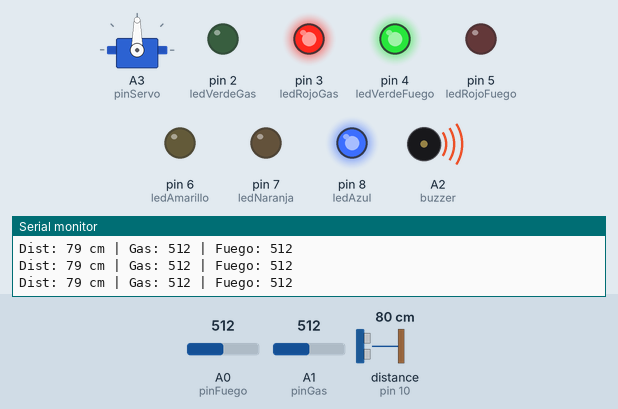
Bench run of a sketch on a simulated Arduino Uno, built with avr-gcc and run on an emulated ATmega328P. Parts: servo, output pins drawn as LEDs (lit = HIGH), buzzer (waves = sounding), the last lines printed to the serial monitor. Dashed ring = blinking. Inputs (shaded band) come from the test bench; at power-on: A1 (pinGas) = 512, A0 (pinFuego) = 512, distance to the obstacle (sensor on pin 10) 80 cm. The echo pulse lasts 58.3 µs per cm; the modem accepts every AT command (registered, SIM ready, sends succeed) and sends nothing else; pins used as bus, display or sensor lines are not drawn.

Above: at 13.92 s.
14.3 s: A1 (pinGas) set to 408
At 14.5 s:
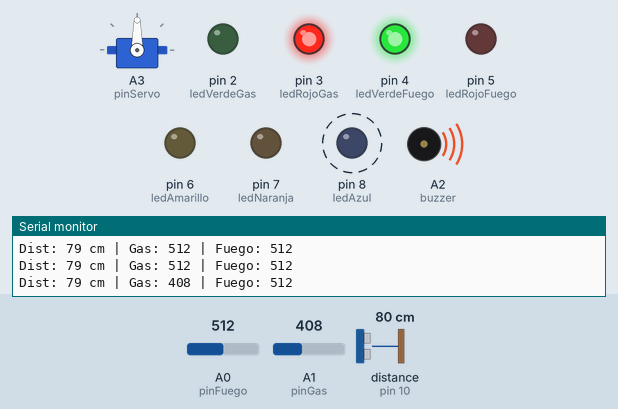
17.3 s: A1 (pinGas) set to 383
At 21.2 s:
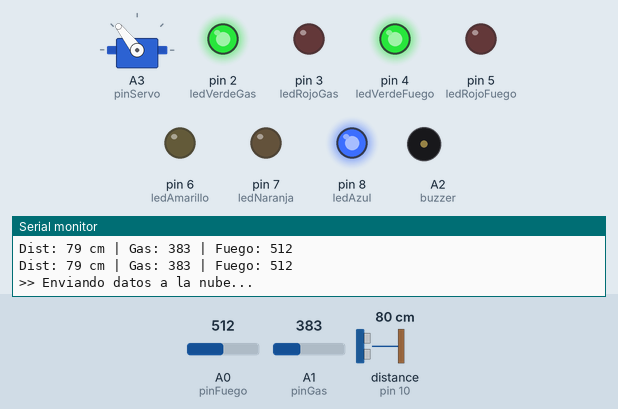
Timing chart, 0 to 30.9 s (numbered marks = the images above; inputs shaded):
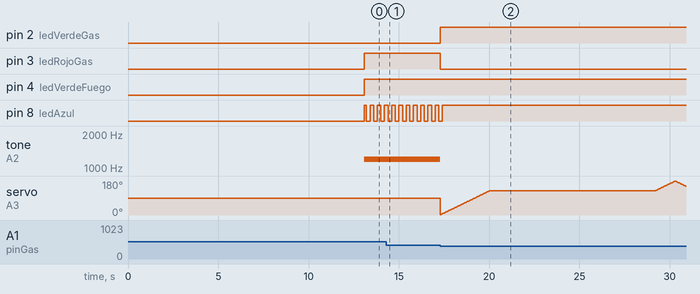

Measured:
- the behaviour switches between 401 and 400 on A1 (pinGas) (found by bisection; images 1 and 2)
- after the input at 17.3 s, pin 2 (ledVerdeGas): LOW → HIGH at once; pin 3 (ledRojoGas): HIGH → LOW at once; pin 8 (ledAzul): goes on until 17.4 s, then stays HIGH; tone on A2 (buzzer): 1200 Hz → silent at once
- by itself, pin 8 (ledAzul): alternates HIGH for 0.20 s and LOW for 0.20 s

The sketch:

ArduinoB.ino
```cpp
#include <Servo.h>
#include <SoftwareSerial.h>

// --- Configuración ESP-01 ---
SoftwareSerial esp8266(12, 13);
String ssid = "CAMPUS_EPN";
String password = "politecnica**";
String apiKey = "UY1KCPELRUS4EUW3";
String host = "api.thingspeak.com";

// Pines Sensores
const int pinFuego = A0;
const int pinGas = A1;
const int trigPin = 9;
const int echoPin = 10;

// Pines LEDs
const int ledVerdeGas = 2, ledRojoGas = 3;
const int ledVerdeFuego = 4, ledRojoFuego = 5;
const int ledAmarillo = 6, ledNaranja = 7, ledAzul = 8;
const int buzzer = A2;
const int pinServo = A3; // Servo en A3

Servo radarServo;
int angulo = 0, paso = 2;
unsigned long ultimoMovimientoRadar = 0;
const int velocidadRadar = 40;
bool incrementando = true;
unsigned long ultimoEnvio = 0;
unsigned long ultimaMedicionDist = 0;

void setup() {
  Serial.begin(9600);


  for(int i=2; i<=8; i++) pinMode(i, OUTPUT);
  pinMode(buzzer, OUTPUT);
  pinMode(trigPin, OUTPUT);
  pinMode(echoPin, INPUT);

  esp8266.begin(9600);
  setupWiFi();

  radarServo.attach(pinServo);
  radarServo.write(90);
  Serial.println("Sistema Iniciado - Servo en A3");
}

void loop() {
  //LEER SENSORES ANALÓGICOS (Primero leemos para tener los datos)
  int valorFuego = analogRead(pinFuego);
  int valorGas = analogRead(pinGas);

  //MEDIR DISTANCIA (Cada 150ms)
  static long distancia = 0; // Static guarda el valor entre vueltas

  if (millis() - ultimaMedicionDist > 150) {
    distancia = obtenerDistanciaBlindada();
    ultimaMedicionDist = millis();

    //imprimir datos
    Serial.print("Dist: "); Serial.print(distancia);
    Serial.print(" cm | Gas: "); Serial.print(valorGas);
    Serial.print(" | Fuego: "); Serial.println(valorFuego);

    actualizarSemaforo(distancia);
  }

  //LÓGICA DE ALERTA
  bool hayGas = (valorGas > 400);
  bool hayFuego = (valorFuego < 300);

  //Control LEDs
  digitalWrite(ledRojoGas, hayGas);
  digitalWrite(ledVerdeGas, !hayGas);
  digitalWrite(ledRojoFuego, hayFuego);
  digitalWrite(ledVerdeFuego, !hayFuego);

  // Acción
  if (hayGas || hayFuego) {
    ejecutarAlarmaGeneral();
  } else {
    noTone(buzzer);
    actualizarMovimientoRadar();
    radarServo.write(angulo);
  }

  //ENVIAR A INTERNET (Cada 20 seg)
  if (millis() - ultimoEnvio > 20000) {
    enviarThingSpeak(distancia, valorGas, valorFuego);
    ultimoEnvio = millis();
  }

  delay(10);
}


long obtenerDistanciaBlindada() {
  //Silenciamos WiFi para medir bien
  esp8266.stopListening();

  digitalWrite(trigPin, LOW); delayMicroseconds(2);
  digitalWrite(trigPin, HIGH); delayMicroseconds(10);
  digitalWrite(trigPin, LOW);

  long duracion = pulseIn(echoPin, HIGH, 25000);

  //Reactivamos WiFi
  esp8266.listen();

  if (duracion == 0) return 268; // Si falla, devolvemos valor seguro (lejos)
  return duracion / 59;
}


void actualizarSemaforo(long d) {
  digitalWrite(ledAzul, d > 30);
  digitalWrite(ledAmarillo, d <= 30 && d > 15);
  digitalWrite(ledNaranja, d <= 15);
}

void ejecutarAlarmaGeneral() {
  tone(buzzer, 1200);
  digitalWrite(ledAzul, (millis() / 200) % 2);
}

void actualizarMovimientoRadar() {
  if (millis() - ultimoMovimientoRadar > velocidadRadar) {

    ultimoMovimientoRadar = millis();

    if (incrementando) {
      angulo += paso;
      if (angulo >= 180) incrementando = false;
    } else {
      angulo -= paso;
      if (angulo <= 0) incrementando = true;
    }
  }
}


void setupWiFi() {
  Serial.println("Configurando WiFi...");
  enviarComando("AT+RST", 2000);
  enviarComando("AT+CWMODE=1", 1000);
  String cmd = "AT+CWJAP=\"" + ssid + "\",\"" + password + "\"";
  enviarComando(cmd, 8000);
  enviarComando("AT+CIFSR", 2000);
}

String enviarComando(String cmd, int timeout) {
  String resp = "";
  esp8266.println(cmd);
  long t = millis();
  while ((millis() - t) < timeout) {
    while (esp8266.available()) {
      char c = (char)esp8266.read();
      resp += c;
    }
  }
  if (resp.length() > 0) {
    // Solo descomentar si quieres ver la basura del ESP en pantalla
    // Serial.print(resp);
  }
  return resp;
}

void enviarThingSpeak(long d, int g, int f) {
  // Aseguramos que estamos escuchando al ESP
  esp8266.listen();
  while(esp8266.available()) esp8266.read();

  String peticion = "GET /update?api_key=" + apiKey + "&field1=" + String(d) + "&field2=" + String(g) + "&field3=" + String(f);
  peticion += " HTTP/1.1\r\n";
  peticion += "Host: " + host + "\r\n";
  peticion += "Connection: close\r\n\r\n";

  Serial.println(">> Enviando datos a la nube...");
  enviarComando("AT+CIPSTART=\"TCP\",\"" + host + "\",80", 4000);
  enviarComando("AT+CIPSEND=" + String(peticion.length()), 2000);
  esp8266.print(peticion);

  long t = millis();
  while(millis() - t < 3000){
    if(esp8266.available()) Serial.write(esp8266.read());
  }
  Serial.println("\n>> Envio finalizado.");
}
```
